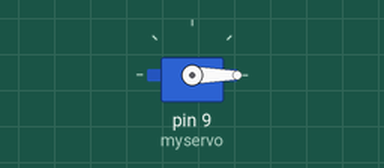
A sketch run on a simulated Arduino Uno, built with avr-gcc and run on an emulated ATmega328P. Shown: servo.

Above: at 0.05 s.
Timing chart, 0 to 4.6 s (numbered marks = the images above):
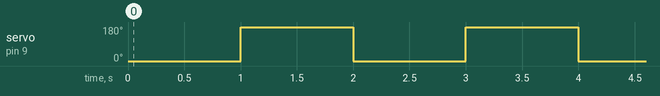

The sketch:

smotor.ino
```cpp
#include <Servo.h>
Servo myservo;
int degree1 = 0;
int degree2 = 180;
void setup()
{
  myservo.attach(9);
}

void loop()
{
    myservo.write(degree1);
    delay(1000);
    myservo.write(degree2);
    delay(1000);
}
```

Measured:
- by itself, servo on pin 9 (myservo): alternates 180° for 1.0 s and 0° for 1.0 s
